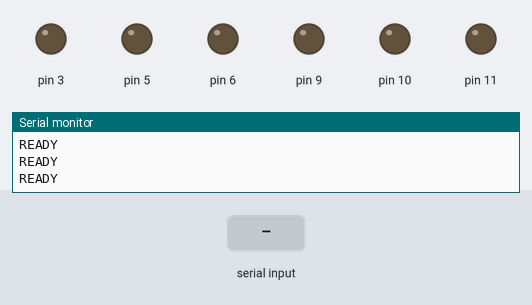
The sketch below on a simulated Arduino Uno, built with avr-gcc and run on an emulated ATmega328P. Shown: output pins drawn as LEDs (lit = HIGH), the last lines printed to the serial monitor. Inputs (shaded band) come from the test bench.

Above: at 1.4 s.
1.5 s: byte 3 (3) received over Serial
At 2.1 s:
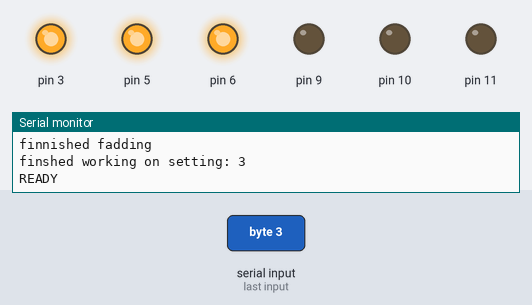
3.3 s: byte 5 (5) received over Serial
At 3.8 s:
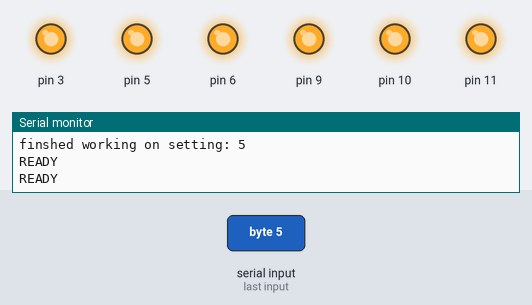
Timing chart, 0 to 6.3 s (numbered marks = the images above; inputs shaded):
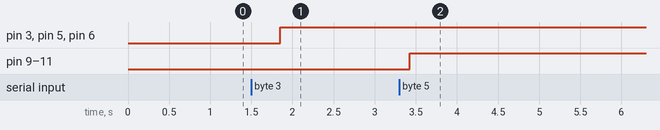

Measured:
- after the input at 1.5 s, pin 3, pin 5, pin 6: LOW → HIGH after 0.35 s
- after the input at 3.3 s, pin 9–11: LOW → HIGH after 0.13 s

The sketch:

Fading.ino
```cpp
int pannel = -1;
//setters
int r1o = -1;
int g1o = -1;
int b1o = -1;
//faders
int r1f = -1;
int g1f = -1;
int b1f = -1;
//setters
int r2o = -1;
int g2o = -1;
int b2o = -1;
//faders
int r2f = -1;
int g2f = -1;
int b2f = -1;
//variables
int transitionspeed = 50;


void setup()  {
  Serial.begin(9600);
  while (!Serial) {
  }
  establishContact();
}

void loop()  {
  if(pannel == -1){
    Serial.println("READY");
    delay(300);
  }
  if (Serial.available() > 0) {
    //establish what the next bits are going to be... (this would be the first bit)
    /*
      1 == setting pannel 1 values, is expecting 3 more bytes
      2 == setting pannel 2 values, is expecting 3 more bytes
      3 == fade to pannel 1 colours is not expecting any more bytes
      4 == fade to pannel 2 colours is not expecting any more bytes
      5 == fade both pannels, is not expecting any more bytes
      6 == set the speed at which the backgrounds are tansitioned
    */
    if(pannel == -1){
      pannel = Serial.read();
      if(pannel == 1){
        reset1();
        Serial.println(" set colour for 1 ");
      } else if(pannel == 2){
        reset2();
        Serial.println(" set colour for 2 ");
      } else if(pannel == 6){
         transitionspeed = -1;
      } else if(pannel > 6){
         respond();
      }
    }
    if(pannel == 1){
      if(r1o == -1){
        r1o = Serial.read();
      } else if(g1o == -1) {
        g1o = Serial.read();
      } else {
        b1o = Serial.read();
        Serial.print("set colour 1: ");
        Serial.print(r1o);
        Serial.print(" ");
        Serial.print(g1o);
        Serial.print(" ");
        Serial.println(b1o);
        respond();
      }
    } else if(pannel == 2){
      if(r2o == -1){
        r2o = Serial.read();
      } else if(g2o == -1) {
        g2o = Serial.read();
      } else {
        b2o = Serial.read();
        Serial.print("set colour 2: ");
        Serial.print(r2o);
        Serial.print(" ");
        Serial.print(g2o);
        Serial.print(" ");
        Serial.println(b2o);
        respond();
      }
    } else if(pannel == 3){
      fade1();
    } else if(pannel == 4){
      fade2();
    }  else if(pannel == 5){
      fade3();
    } else if(pannel == 6){
      Serial.println("set speed");
      transitionspeed = Serial.read();
      if(transitionspeed != -1){
        Serial.print("changed speed to:");
        Serial.println(transitionspeed);
        respond();
      }
    }


//    if(r != -1 && g != -1 && b != -1){
//      setColours();
//      delay(10);
//      respond();
//    }
  }
}

void reset1(){
  r1o = -1;
  g1o = -1;
  b1o = -1;
  Serial.println(" reset 1 ");
}
void reset2(){
  r2o = -1;
  g2o = -1;
  b2o = -1;
  Serial.println(" restd 2 ");
}

void fade1(){
  Serial.print(" fadding 1: ");
  Serial.print(r1o);
  Serial.print(" ");
  Serial.print(g1o);
  Serial.print(" ");
  Serial.print(b1o);
  Serial.print(" from:");
  Serial.print(r1f);
  Serial.print(" ");
  Serial.print(g1f);
  Serial.print(" ");
  Serial.println(b1f);
  while(true){
    if(r1o > r1f){
      ++r1f;
    } else if(r1o < r1f){
      --r1f;
    }
    if(g1o > g1f){
      ++g1f;
    } else if(g1o < g1f){
      --g1f;
    }
    if(b1o > b1f){
      ++b1f;
    } else if(b1o < b1f){
      --b1f;
    }
    delay(transitionspeed);
    analogWrite(3, b1f);
    analogWrite(5, r1f);
    analogWrite(6, g1f);
    if(((r1o == r1f) && (g1o == g1f)) && (b1o == b1f)){
      break;
    }
  }
  Serial.println("finnished fadding");
  respond();
}

void fade2(){
  Serial.print(" fadding 2: ");
  Serial.print(r2o);
  Serial.print(" ");
  Serial.print(g2o);
  Serial.print(" ");
  Serial.print(b2o);
  Serial.print(" from:");
  Serial.print(r2f);
  Serial.print(" ");
  Serial.print(g2f);
  Serial.print(" ");
  Serial.println(b2f);

  while(true){
    if(r2o > r2f){
      ++r2f;
    } else if(r2o < r2f){
      --r2f;
    }
    if(g2o > g2f){
      ++g2f;
    } else if(g2o < g2f){
      --g2f;
    }
    if(b2o > b2f){
      ++b2f;
    } else if(b2o < b2f){
      --b2f;
    }
    delay(transitionspeed);
    analogWrite(9, b2f);
    analogWrite(10, r2f);
    analogWrite(11, g2f);
    if(r2o==r2f && g2o==g2f && b2o==b2f){
      break;
    }
  }
  Serial.println("finnished fadding");
  respond();
}

void fade3(){
  Serial.println(" fadding both... ");
  Serial.print(" fadding 1: ");
  Serial.print(r1o);
  Serial.print(" ");
  Serial.print(g1o);
  Serial.print(" ");
  Serial.print(b1o);
  Serial.print(" from:");
  Serial.print(r1f);
  Serial.print(" ");
  Serial.print(g1f);
  Serial.print(" ");
  Serial.println(b1f);
  Serial.print(" fadding 2: ");
  Serial.print(r2o);
  Serial.print(" ");
  Serial.print(g2o);
  Serial.print(" ");
  Serial.print(b2o);
  Serial.print(" from:");
  Serial.print(r2f);
  Serial.print(" ");
  Serial.print(g2f);
  Serial.print(" ");
  Serial.println(b2f);
  while(true){
    if(r1o > r1f){
      ++r1f;
    } else if(r1o < r1f){
      --r1f;
    }
    if(g1o > g1f){
      ++g1f;
    } else if(g1o < g1f){
      --g1f;
    }
    if(b1o > b1f){
      ++b1f;
    } else if(b1o < b1f){
      --b1f;
    }
    if(r2o > r2f){
      ++r2f;
    } else if(r2o < r2f){
      --r2f;
    }
    if(g2o > g2f){
      ++g2f;
    } else if(g2o < g2f){
      --g2f;
    }
    if(b2o > b2f){
      ++b2f;
    } else if(b2o < b2f){
      --b2f;
    }
    delay(transitionspeed);
    analogWrite(3, b1f);
    analogWrite(5, r1f);
    analogWrite(6, g1f);
    analogWrite(9, b2f);
    analogWrite(10, r2f);
    analogWrite(11, g2f);
    if(r2o==r2f && g2o==g2f && b2o==b2f && r1o==r1f && g1o==g1f && b1o==b1f){
      break;
    }
  }
  Serial.println("finnished fadding");
  respond();
}


void setColours(){
  if(pannel = 1){
   analogWrite(3, b1f);
   analogWrite(5, r1f);
   analogWrite(6, g1f);
  } if(pannel = 2){
   analogWrite(9, b2f);
   analogWrite(10, r2f);
   analogWrite(11, g2f);
  }
}

void respond(){
    Serial.print("finshed working on setting: ");
    Serial.println(pannel);
    pannel = -1;
}

void establishContact() {
    Serial.println('Established Connection');
}
```
